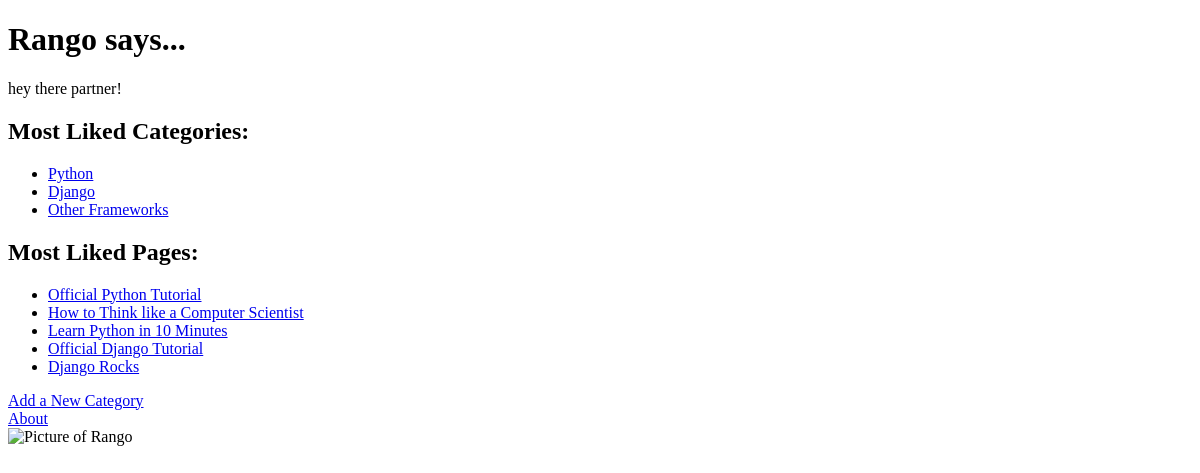
The app's page /, older data.
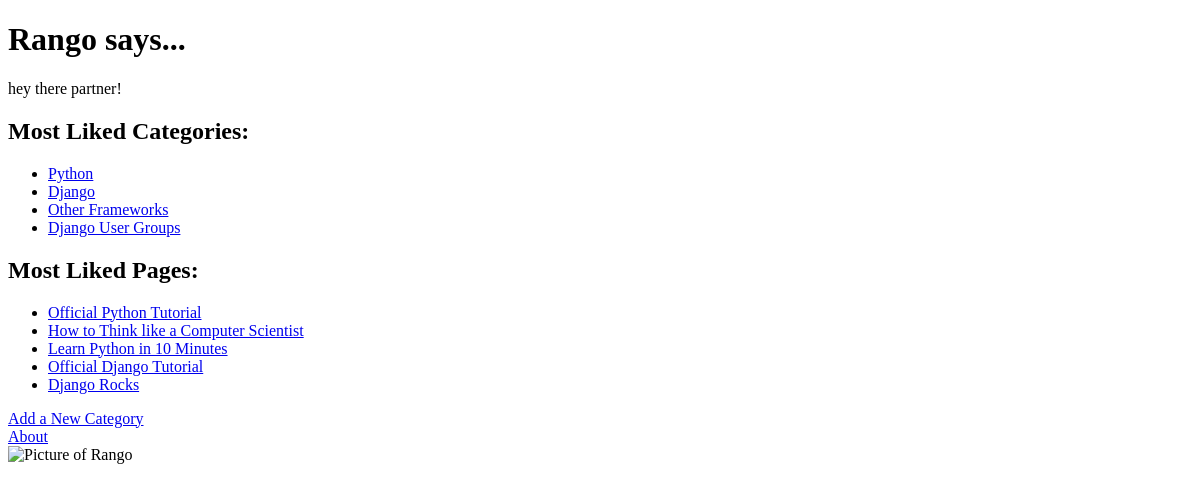
The same page, newer data.
### rango/models.py (models this page shows, shortened)
class Category(models.Model):
	name = models.CharField(max_length=128, unique=True)
	view = models.IntegerField(default=0)
	like = models.IntegerField(default=0)
	slug = models.SlugField(unique=True)
	class Meta:
		verbose_name_plural = 'Categories'

class Page(models.Model):
	category = models.ForeignKey(Category, on_delete=models.CASCADE)
	title = models.CharField(max_length=128)
	url = models.URLField()
	views = models.IntegerField(default=0)

### rango/views.py (the view)
# urls.py: url(r'^$', views.index, name='index'),
def index(request):
	category_list = Category.objects.order_by('-like')[:5]
	page_list = Page.objects.order_by('-views')[:5]
	context_dict = {'categories': category_list, 'page': page_list}
	return render(request, 'rango/index.html', context=context_dict)

### templates/rango/index.html (shortened to what this page needs)
<!DOCTYPE html>
{% load staticfiles %}
<html>
<head>
</head>
<body>
	<h1>Rango says...</h1>
	<div>hey there partner!</div>
	<div>
	<h2>Most Liked Categories:</h2>
	{% if categories %}
	<ul>
		{% for category in categories %}
			<li>
				<a href="/rango/category/{{ category.slug }}">{{ category.name }}</a>
			</li>
		{% endfor %}
	</ul>
	{% else %}
		<strong>There are no categories present</strong>
	{% endif %}
	</div>
	<div>
	<h2>Most Liked Pages:</h2>
	{% if page %}
	<ul>
		{% for p in page %}
			<li><a href="{{ p.url }}">{{ p.title }}</a></li>
		{% endfor %}
	</ul>
	{% else %}
		<strong>There are no pages present</strong>
	{% endif %}
	</div>
	<div>
		<a href="/rango/add_category">Add a New Category</a><br />
		<a href="/rango/about">About</a><br />
		<img src="{% static "images/rango.jpg" %}" alt="Picture of Rango" />
	</div>
</body>
</html>

Row changes from the older to the newer data that the page shows:
added Category: name "Django User Groups"
